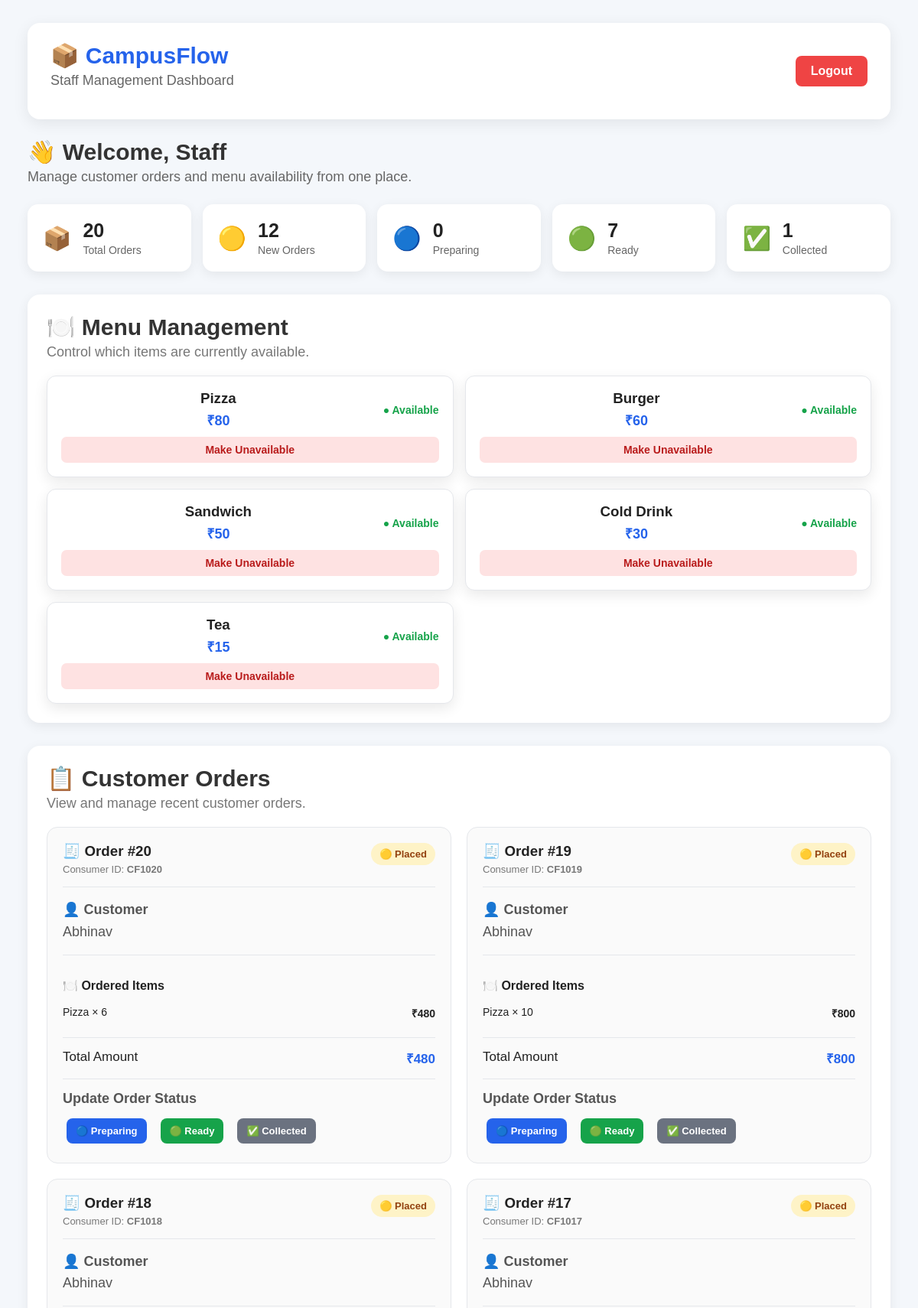
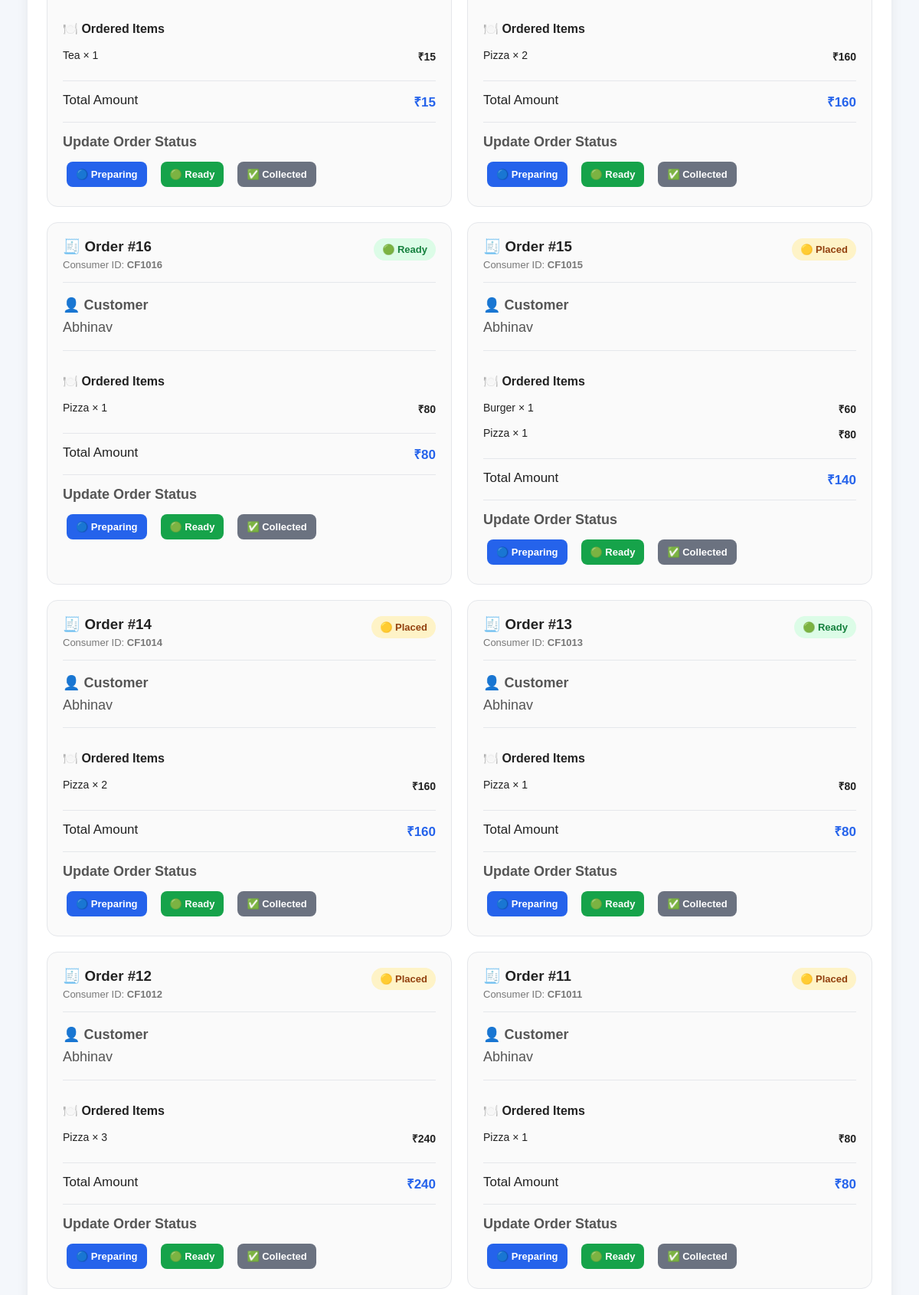
The page /staff (signed in, upper part) on the database its author committed (2 pictures, top to bottom).
### tables this page shows
CREATE TABLE menu_items (
            id INTEGER PRIMARY KEY AUTOINCREMENT,
            item TEXT UNIQUE NOT NULL,
            price INTEGER NOT NULL,
            available INTEGER NOT NULL DEFAULT 1
        );

CREATE TABLE orders (
            id INTEGER PRIMARY KEY AUTOINCREMENT,
            status TEXT NOT NULL,
            total_price INTEGER NOT NULL
        , customer_name TEXT DEFAULT 'Guest', roll_number TEXT DEFAULT 'N/A', consumer_id TEXT);

CREATE TABLE order_items (
            id INTEGER PRIMARY KEY AUTOINCREMENT,
            order_id INTEGER NOT NULL,
            item TEXT NOT NULL,
            quantity INTEGER NOT NULL,
            price INTEGER NOT NULL,
            FOREIGN KEY (order_id) REFERENCES orders(id)
        );

### app.py (the view)
@app.route("/staff")
def staff():
    if session.get(
        "staff_logged_in"
    ) != True:
        return redirect(
            url_for("staff_login")
        )
    conn = get_db()
    orders = conn.execute(
        """
        SELECT *
        FROM orders
        ORDER BY id DESC
        """
    ).fetchall()
    order_data = []
    for order in orders:
        items = conn.execute(
            """
            SELECT *
            FROM order_items
            WHERE order_id = ?
            """,
            (order["id"],)
        ).fetchall()
        order_data.append({
            "order": order,
            "items": items
        })
    total_orders = conn.execute(
        """
        SELECT COUNT(*)
        FROM orders
        """
    ).fetchone()[0]
    placed_orders = conn.execute(
        """
        SELECT COUNT(*)
        FROM orders
        WHERE status = 'Placed'
        """
    ).fetchone()[0]
    preparing_orders = conn.execute(
        """
        SELECT COUNT(*)
        FROM orders
        WHERE status = 'Preparing'
        """
    ).fetchone()[0]
    ready_orders = conn.execute(
        """
        SELECT COUNT(*)
        FROM orders
        WHERE status = 'Ready'
        """
    ).fetchone()[0]
    collected_orders = conn.execute(
        """
        SELECT COUNT(*)
        FROM orders
        WHERE status = 'Collected'
        """
    ).fetchone()[0]
    conn.close()
    menu_items = get_menu_items()
    return render_template(
        "staff.html",
        orders=order_data,
        menu_items=menu_items,
        total_orders=total_orders,
        placed_orders=placed_orders,
        preparing_orders=preparing_orders,
        ready_orders=ready_orders,
        collected_orders=collected_orders
    )

### app.py (called while the page is built)
def get_db():
    conn = sqlite3.connect("campusflow.db")
    conn.row_factory = sqlite3.Row
    return conn

def get_menu_items():
    conn = get_db()
    items = conn.execute(
        """
        SELECT *
        FROM menu_items
        ORDER BY id
        """
    ).fetchall()
    conn.close()
    return items

### templates/staff.html (shortened to what this page needs)
<!DOCTYPE html>
<html lang="en">
<head>
    <link rel="stylesheet"
          href="{{ url_for('static', filename='style.css') }}">
</head>
<body>
<div class="staff-dashboard">
    <div class="staff-topbar">
        <div>
            <h1>📦 CampusFlow</h1>
            <p>Staff Management Dashboard</p>
        </div>
        <a href="{{ url_for('staff_logout') }}"
           class="logout-button">
            Logout
        </a>
    </div>
    <div class="staff-welcome">
        <h2>👋 Welcome, Staff</h2>
        <p>
            Manage customer orders and menu availability from one place.
        </p>
    </div>
    <div class="dashboard-stats">
        <div class="dashboard-stat">
            <div class="stat-icon">📦</div>
            <div>
                <h3>{{ total_orders }}</h3>
                <p>Total Orders</p>
            </div>
        </div>
        <div class="dashboard-stat">
            <div class="stat-icon">🟡</div>
            <div>
                <h3>{{ placed_orders }}</h3>
                <p>New Orders</p>
            </div>
        </div>
        <div class="dashboard-stat">
            <div class="stat-icon">🔵</div>
            <div>
                <h3>{{ preparing_orders }}</h3>
                <p>Preparing</p>
            </div>
        </div>
        <div class="dashboard-stat">
            <div class="stat-icon">🟢</div>
            <div>
                <h3>{{ ready_orders }}</h3>
                <p>Ready</p>
            </div>
        </div>
        <div class="dashboard-stat">
            <div class="stat-icon">✅</div>
            <div>
                <h3>{{ collected_orders }}</h3>
                <p>Collected</p>
            </div>
        </div>
    </div>
    <div class="dashboard-section">
        <div class="section-heading">
            <div>
                <h2>🍽️ Menu Management</h2>
                <p>Control which items are currently available.</p>
            </div>
        </div>
        <div class="menu-management">
            {% for item in menu_items %}
            <div class="menu-management-card">
                <div>
                    <h3>{{ item["item"] }}</h3>
                    <p class="menu-price">
                        ₹{{ item["price"] }}
                    </p>
                </div>
                {% if item["available"] %}
                    <span class="availability available">
                        ● Available
                    </span>
                    <a href="{{ url_for(
                        'toggle_availability',
                        item_id=item['id']
                    ) }}"
                    class="availability-button unavailable-button">
                        Make Unavailable
                    </a>
                {% endif %}
            </div>
            {% endfor %}
        </div>
    </div>
    <div class="dashboard-section">
        <div class="section-heading">
            <div>
                <h2>📋 Customer Orders</h2>
                <p>View and manage recent customer orders.</p>
            </div>
        </div>
        {% if orders %}
        <div class="orders-container">
            {% for data in orders %}
            <div class="professional-order-card">
                <div class="order-card-header">
                    <div>
                        <h3>
                            🧾 Order #{{ data["order"]["id"] }}
                        </h3>
                        <p>
                            Consumer ID:
                            <strong>
                                {{ data["order"]["consumer_id"] }}
                            </strong>
                        </p>
                    </div>
                    {% if data["order"]["status"] == "Placed" %}
                        <span class="status-badge status-placed">
                            🟡 Placed
                        </span>
                    {% elif data["order"]["status"] == "Preparing" %}
                        <span class="status-badge status-preparing">
                            🔵 Preparing
                        </span>
                    {% elif data["order"]["status"] == "Ready" %}
                        <span class="status-badge status-ready">
                            🟢 Ready
                        </span>
                    {% elif data["order"]["status"] == "Collected" %}
                        <span class="status-badge status-collected">
                            ✅ Collected
                        </span>
                    {% endif %}
                </div>
                <div class="customer-info">
                    <p>
                        👤
                        <strong>Customer</strong>
                        <br>
                        {{ data["order"]["customer_name"] }}
                    </p>
                </div>
                <div class="order-items">
                    <h4>🍽️ Ordered Items</h4>
                    {% for item in data["items"] %}
                    <div class="order-item-row">
                        <span>
                            {{ item["item"] }}
                            × {{ item["quantity"] }}
                        </span>
                        <strong>
                            ₹{{ item["price"] * item["quantity"] }}
                        </strong>
                    </div>
                    {% endfor %}
                </div>
                <div class="order-total">
                    <span>Total Amount</span>
                    <strong>
                        ₹{{ data["order"]["total_price"] }}
                    </strong>
                </div>
                <div class="order-actions">
                    <p>Update Order Status</p>
                    <div class="status-buttons">
                        <a href="{{ url_for(
                            'update_order',
                            order_id=data['order']['id'],
                            status='Preparing'
                        ) }}">
                            <button class="prepare-button">
                                🔵 Preparing
                            </button>
                        </a>
                        <a href="{{ url_for(
                            'update_order',
                            order_id=data['order']['id'],
                            status='Ready'
                        ) }}">
                            <button class="ready-button">
                                🟢 Ready
                            </button>
                        </a>
                        <a href="{{ url_for(
                            'update_order',
                            order_id=data['order']['id'],
                            status='Collected'
                        ) }}">
                            <button class="collected-button">
                                ✅ Collected
                            </button>
                        </a>
                    </div>
                </div>
            </div>
            {% endfor %}
        </div>
        {% endif %}
    </div>
</div>
</body>
</html>

### rows shown on the page
menu_items: item "Pizza", price "80"
menu_items: item "Burger", price "60"
menu_items: item "Sandwich", price "50"
menu_items: item "Cold Drink", price "30"
menu_items: item "Tea", price "15"
orders: order.id "20", order.consumer_id "CF1020", order.customer_name "Abhinav", order.total_price "480"
order_items: item "Pizza", quantity "6", item['price']*item['quantity'] "480"
orders: order.id "19", order.consumer_id "CF1019", order.customer_name "Abhinav", order.total_price "800"
order_items: item "Pizza", quantity "10", item['price']*item['quantity'] "800"
orders: order.id "18", order.consumer_id "CF1018", order.customer_name "Abhinav", order.total_price "15"
order_items: item "Tea", quantity "1", item['price']*item['quantity'] "15"
orders: order.id "17", order.consumer_id "CF1017", order.customer_name "Abhinav", order.total_price "160"
order_items: item "Pizza", quantity "2", item['price']*item['quantity'] "160"
orders: order.id "16", order.consumer_id "CF1016", order.customer_name "Abhinav", order.total_price "80"
order_items: item "Pizza", quantity "1", item['price']*item['quantity'] "80"
orders: order.id "15", order.consumer_id "CF1015", order.customer_name "Abhinav", order.total_price "140"
order_items: item "Burger", quantity "1", item['price']*item['quantity'] "60"
order_items: item "Pizza", quantity "1", item['price']*item['quantity'] "80"
orders: order.id "14", order.consumer_id "CF1014", order.customer_name "Abhinav", order.total_price "160"
order_items: item "Pizza", quantity "2", item['price']*item['quantity'] "160"
orders: order.id "13", order.consumer_id "CF1013", order.customer_name "Abhinav", order.total_price "80"
order_items: item "Pizza", quantity "1", item['price']*item['quantity'] "80"
orders: order.id "12", order.consumer_id "CF1012", order.customer_name "Abhinav", order.total_price "240"
order_items: item "Pizza", quantity "3", item['price']*item['quantity'] "240"
orders: order.id "11", order.consumer_id "CF1011", order.customer_name "Abhinav", order.total_price "80"
order_items: item "Pizza", quantity "1", item['price']*item['quantity'] "80"

### other values the page prints
{{ total_orders }} "20"
{{ placed_orders }} "12"
{{ preparing_orders }} "0"
{{ ready_orders }} "7"
{{ collected_orders }} "1"
